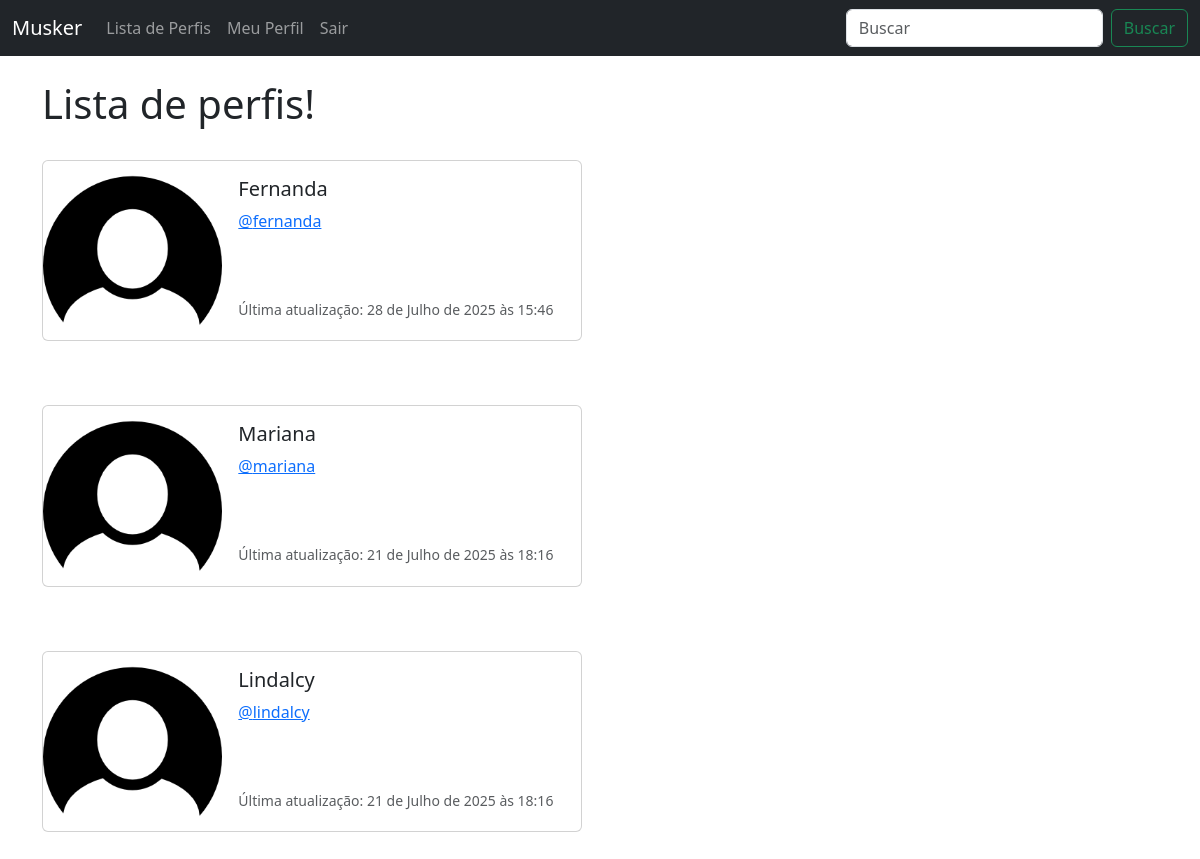
Screenshot of /profile_list/ (signed in) with the database file from the repository.
### musker/models.py (models this page shows, shortened)
class UserProfile(models.Model):
    user = models.OneToOneField(User, on_delete=models.CASCADE)
    follows = models.ManyToManyField("self", related_name="followed_by", symmetrical=False, blank=True)
    date_modified = models.DateTimeField(User, auto_now=True)

### musker/views.py (the view)
# urls.py: path('profile_list/', views.profile_list, name='profile_list'),
def profile_list(request):
    if request.user.is_authenticated:
        profiles = UserProfile.objects.exclude(user=request.user)
        return render(request, 'profile_list.html', {"profiles": profiles})
    else:
        messages.success(request, ("Você precisa estar logado para visualizar esta página."))
        return redirect('home')

### musker/templates/profile_list.html
{% extends "base.html" %}
{% load static %}
{% block content %}
    <h1>Lista de perfis!</h1>
<br />
{% if profiles %}
    {% for profile in profiles %}
    <div class="card mb-3" style="max-width: 540px;">
        <div class="row g-0">
            <div class="col-md-4">
                <img src="{% static 'images/FotoDePefil.png' %}" class="img-fluid rounded-start" alt="Foto de perfil">
            </div>
            <div class="col-md-8">
            <div class="card-body">
                <h5 class="card-title">{{ profile.user.username }}</h5>
                <p class="card-text"><a href="{% url 'profile' profile.user.id %}">@{{ profile.user.username|lower }}</a></p> <br/><br/>
                <p class="card-text"><small class="text-body-secondary">Última atualização: {{ profile.date_modified }}</small></p>
            </div>
            </div>
        </div>
    </div>
    <br/> <br/>
    {% endfor %}
{% endif  %}
{% endblock %}

### rows the page displays
UserProfile: user.username "Fernanda", user.username "fernanda", date_modified "28 de Julho de 2025 às 15:46"
UserProfile: user.username "Mariana", user.username "mariana", date_modified "21 de Julho de 2025 às 18:16"
UserProfile: user.username "Lindalcy", user.username "lindalcy", date_modified "21 de Julho de 2025 às 18:16"
